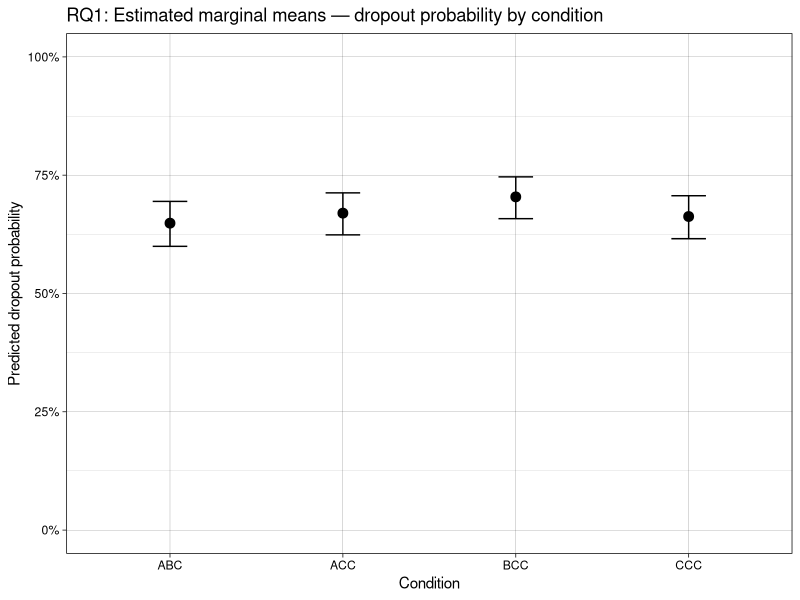
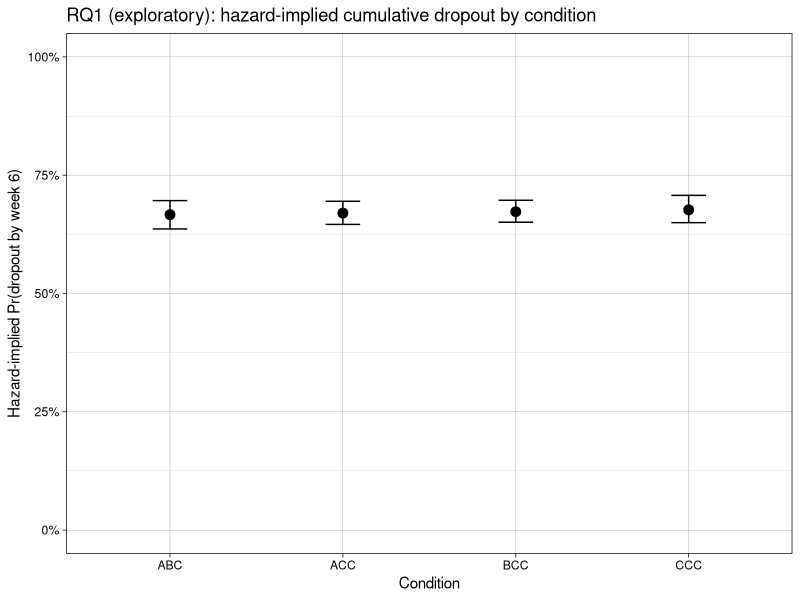
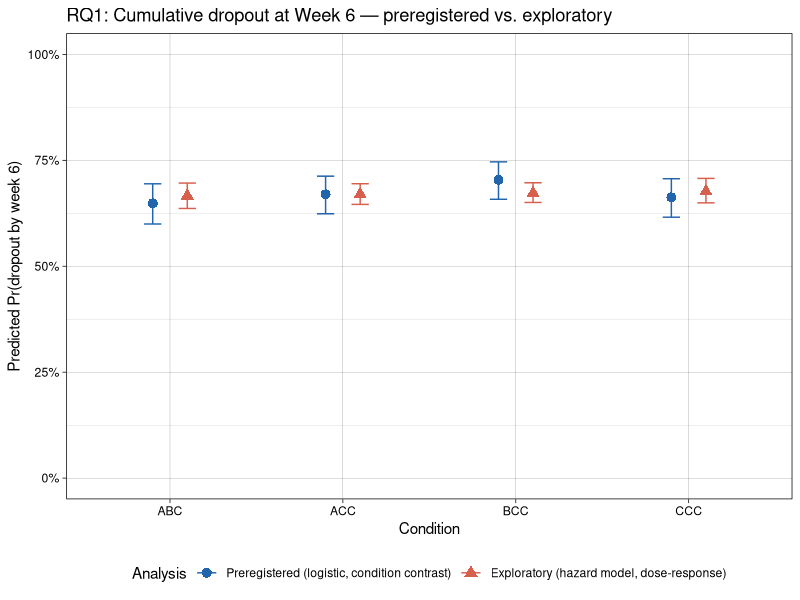
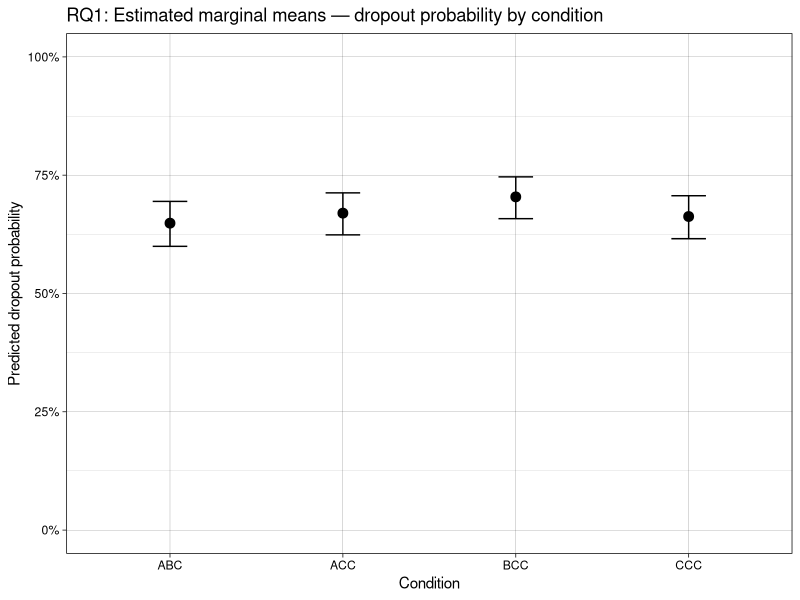
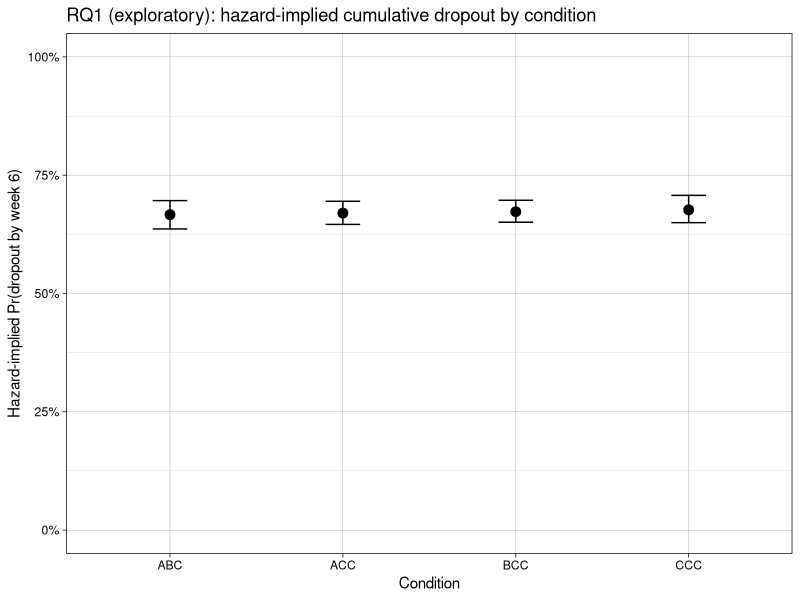
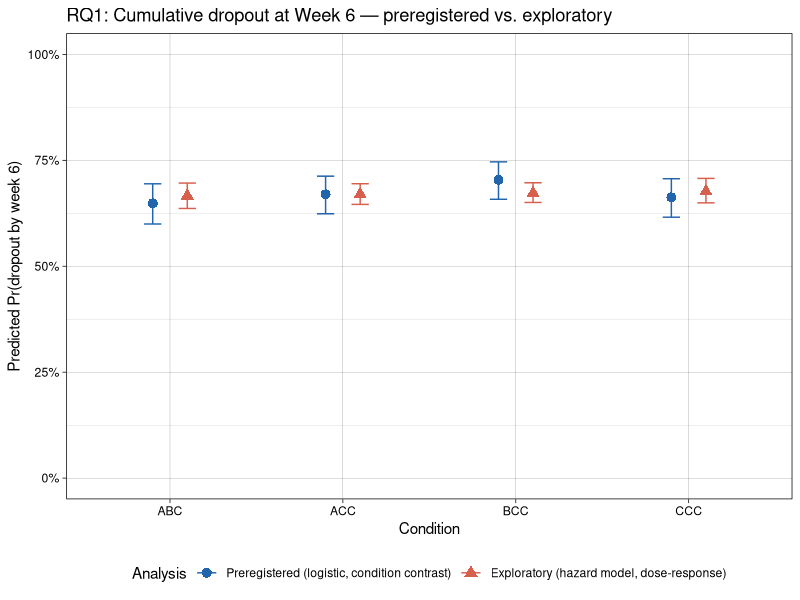

Recreate these plots in R, in order.
## ---- chunk 1

knitr::opts_chunk$set(message = FALSE,
                      warning = FALSE)

## ---- chunk 2

library(tidyverse)
library(broom)
library(emmeans)
library(flextable)
library(officer)
library(lme4)
library(knitr)
library(kableExtra)

dir.create("../reports/")
dir.create("../reports/results_rq1_tolerability/")

## ---- chunk 3

df_rq1 <- read_csv("../data/processed/data_processed_behavioral_data_dropout.csv") %>%
  mutate(condition = relevel(factor(condition), ref = "CCC"))

## ---- chunk 4

df_rq1_summary <- df_rq1 %>%
  group_by(condition) %>%
  summarise(
    n_total    = n(),
    n_dropout  = sum(dropout),
    n_complete = sum(dropout == 0),
    dropout_rate = round(n_dropout / n_total * 100, 1),
    .groups = "drop"
  )

df_rq1_summary |> kable() |> kable_classic()

write_csv(df_rq1_summary, "../reports/results_rq1_tolerability/dropout_summary.csv")

## ---- chunk 5

df_weekly_dropout <- df_rq1 %>%
  filter(dropout == 1) %>%
  count(condition, last_week, name = "n_dropouts") |>
  pivot_wider(names_from = "condition", 
              values_from = "n_dropouts",
              names_prefix = "n_dropouts_")

df_weekly_dropout |> kable() |> kable_classic()

write_csv(df_weekly_dropout, "../reports/results_rq1_tolerability/weekly_dropout_counts.csv")

## ---- chunk 6

model_rq1 <- glm(dropout ~ 1 + condition,
                 data = df_rq1,
                 family = binomial(link = "logit"))

summary(model_rq1)

# Tidy results with odds ratios and 95% CIs
results_rq1 <- tidy(model_rq1, exponentiate = TRUE, conf.int = TRUE) %>%
  mutate(
    OR   = round(estimate, 3),
    CI   = paste0("[", round(conf.low, 3), ", ", round(conf.high, 3), "]"),
    p    = case_when(p.value < .001 ~ "< .001",
                     TRUE           ~ as.character(round(p.value, 3)))
  ) %>%
  select(Predictor = term, OR, `95% CI` = CI, p) 

results_rq1 |> kable() |> kable_classic()

write_csv(results_rq1, "../reports/results_rq1_tolerability/model_rq1_results.csv")

# Model fit
chi_sq  <- model_rq1$null.deviance - model_rq1$deviance
df_diff <- model_rq1$df.null - model_rq1$df.residual
p_fit   <- pchisq(chi_sq, df = df_diff, lower.tail = FALSE)
r2_mcf  <- 1 - (logLik(model_rq1) / logLik(update(model_rq1, . ~ 1)))

cat(sprintf("\nModel fit: χ²(%d) = %.2f, p = %.3f, McFadden R² = %.3f\n",
            df_diff, chi_sq, p_fit, as.numeric(r2_mcf)))

## ---- chunk 7

pairwise_rq1 <- emmeans(model_rq1, ~ condition) %>%
  contrast("pairwise", adjust = "none") %>%
  summary(infer = TRUE, type = "response") %>%
  as_tibble() %>%
  mutate(
    across(where(is.numeric), ~ round(.x, 3)),
    p = case_when(p.value < .001 ~ "< .001",
                  TRUE           ~ as.character(round(p.value, 3)))
  )

pairwise_rq1 |> kable() |> kable_classic()

write_csv(pairwise_rq1, "../reports/results_rq1_tolerability/pairwise_rq1.csv")

## ---- chunk 8

condition_order <- c("ABC", "ACC", "BCC", "CCC")

em_pred_rq1 <- emmeans(model_rq1, ~ condition, type = "response") |>
  summary(infer = TRUE) |>
  as_tibble() |>
  mutate(condition = factor(condition, levels = condition_order)) |>
  arrange(condition)

em_pred_rq1_table <- em_pred_rq1 |>
  mutate(
    `Pr(dropout)` = signif(prob, 3),
    `95% CI`      = paste0("[", signif(asymp.LCL, 3), ", ", signif(asymp.UCL, 3), "]")
  ) |>
  dplyr::select(Condition = condition, `Pr(dropout)`, `95% CI`)

em_pred_rq1_table |> kable() |> kable_classic()

write_csv(em_pred_rq1_table, "../reports/results_rq1_tolerability/emmeans_rq1.csv")

## ---- chunk 9

p_em_rq1 <- ggplot(em_pred_rq1,
                   aes(x = condition, y = prob, ymin = asymp.LCL, ymax = asymp.UCL)) +
  geom_point(size = 3) +
  geom_errorbar(width = 0.2) +
  scale_y_continuous(labels = scales::percent_format(accuracy = 1),
                     limits = c(0, 1)) +
  labs(x = "Condition", y = "Predicted dropout probability",
       title = "RQ1: Estimated marginal means — dropout probability by condition") +
  theme_linedraw()

p_em_rq1

ggsave("../reports/results_rq1_tolerability/emmeans_rq1_plot.png",
       p_em_rq1, width = 5, height = 4, dpi = 150)

## ---- chunk 10

doc <- read_docx() %>%
  body_add_par("RQ1: Logistic Regression — Dropout by Condition", style = "heading 1") %>%
  body_add_flextable(flextable(results_rq1) %>% autofit()) %>%
  body_add_par("", style = "Normal") %>%
  body_add_par("Estimated Marginal Means (predicted dropout probability)", style = "heading 2") %>%
  body_add_flextable(flextable(em_pred_rq1_table) %>% autofit()) %>%
  body_add_par("", style = "Normal") %>%
  body_add_par("Pairwise Comparisons (odds ratios)", style = "heading 2") %>%
  body_add_flextable(flextable(pairwise_rq1 %>%
                                 select(contrast, odds.ratio, SE, asymp.LCL, asymp.UCL, p)) %>%
                       autofit())

print(doc, target = "../reports/results_rq1_tolerability/results_rq1.docx")

## ---- chunk 11

# Person-period dataset: one row per participant × at-risk week.
# Dropout assumed to occur at the start of week (last_week + 1).
# Censored at week 6 if last_week == 6 (no dropout event).
# delay_secs derived from the same rule as Step 5 of data processing.
person_period <- df_rq1 %>%
  mutate(exit_week = if_else(dropout == 1L, last_week + 1L, 6L)) %>%
  rowwise() %>%
  mutate(week = list(seq_len(min(exit_week, 6L)))) %>%
  unnest(week) %>%
  ungroup() %>%
  mutate(
    dropped_out = as.integer(week == exit_week & dropout == 1L),
    delay_secs  = case_when(
      condition == "CCC"                  ~ 10,
      condition == "ABC" & week <= 2      ~ 3,
      condition == "ABC" & week <= 4      ~ 6,
      condition == "ABC"                  ~ 10,
      condition == "ACC" & week <= 2      ~ 3,
      condition == "ACC"                  ~ 10,
      condition == "BCC" & week <= 2      ~ 6,
      condition == "BCC"                  ~ 10
    )
  )

cat("Person-periods:", nrow(person_period),
    "\nDropout events:", sum(person_period$dropped_out), "\n")
cat("Dropouts by week (should be 0 in week 1 by construction):\n")
person_period |>
  group_by(week) |>
  summarise(n_dropped = sum(dropped_out)) |>
  kable() |> kable_classic()

# Drop week 1: by construction it has zero dropout events (earliest possible
# exit_week is 2 because last_week >= 1 for anyone with data). Including it
# causes separation — the intercept is fit at -Inf and the week dummies blow
# up to compensate.
m_hazard <- glm(
  dropped_out ~ delay_secs + factor(week),
  family = binomial(link = "logit"),
  data   = filter(person_period, week >= 2)
)
summary(m_hazard)

# signif() rounds to N significant figures (round() rounds to N decimal
# places, which is useless for very large or very small numbers).
results_hazard <- tidy(m_hazard, exponentiate = TRUE, conf.int = TRUE) %>%
  mutate(
    OR = round(estimate, 3),
    CI = paste0("[", round(conf.low, 3), ", ", round(conf.high, 3), "]"),
    p  = case_when(p.value < .001 ~ "< .001",
                   TRUE           ~ as.character(round(p.value, 3)))
  ) %>%
  dplyr::select(Predictor = term, OR, `95% CI` = CI, p)

results_hazard |> kable() |> kable_classic()

write_csv(results_hazard, "../reports/results_rq1_tolerability/hazard_model_results.csv")

# Descriptive: weekly dropout rates (n_dropped / n_at_risk) per delay dose
hazard_by_dose <- person_period %>%
  group_by(delay_secs, week) %>%
  summarise(
    n_at_risk  = n(),
    n_dropped  = sum(dropped_out),
    hazard_pct = round(n_dropped / n_at_risk * 100, 1),
    .groups = "drop"
  )

hazard_by_dose |> kable() |> kable_classic()

write_csv(hazard_by_dose, "../reports/results_rq1_tolerability/weekly_hazard_by_dose.csv")

# Predicted dropout probability per delay dose (emmeans).
# The model is additive in delay_secs (no dose × week interaction), so the
# OR per second is constant; what varies usefully across doses is the
# absolute predicted weekly hazard. emmeans averages across the week
# dummies to give a marginal predicted probability at each delay level.
em_hazard_by_dose <- emmeans(
  m_hazard, ~ delay_secs,
  at   = list(delay_secs = c(3, 6, 10)),
  type = "response"
) |>
  summary(infer = TRUE) |>
  as_tibble() |>
  mutate(
    `Pr(dropout)` = signif(prob, 3),
    `95% CI`      = paste0("[", signif(asymp.LCL, 3), ", ",
                                signif(asymp.UCL, 3), "]")
  ) |>
  dplyr::select(`Delay (s)` = delay_secs, `Pr(dropout)`, `95% CI`)

em_hazard_by_dose |> kable() |> kable_classic()
write_csv(em_hazard_by_dose,
          "../reports/results_rq1_tolerability/hazard_by_dose_emmeans.csv")

## ---- chunk 12

# Each condition's delay schedule across the at-risk weeks (2..6).
condition_schedule <- tribble(
  ~condition, ~week, ~delay_secs,
  "ABC", 2,  3, "ABC", 3,  6, "ABC", 4,  6, "ABC", 5, 10, "ABC", 6, 10,
  "ACC", 2,  3, "ACC", 3, 10, "ACC", 4, 10, "ACC", 5, 10, "ACC", 6, 10,
  "BCC", 2,  6, "BCC", 3, 10, "BCC", 4, 10, "BCC", 5, 10, "BCC", 6, 10,
  "CCC", 2, 10, "CCC", 3, 10, "CCC", 4, 10, "CCC", 5, 10, "CCC", 6, 10
) |>
  mutate(week = factor(week, levels = 2:6))

# Design matrix in the model's parameterisation.
mm <- model.matrix(formula(m_hazard)[-2], data = condition_schedule)

# Point estimates: predicted per-week hazard → cumulative dropout per condition.
beta_hat <- coef(m_hazard)
condition_schedule$hazard <- plogis(as.numeric(mm %*% beta_hat))

cum_point <- condition_schedule |>
  group_by(condition) |>
  summarise(prob = 1 - prod(1 - hazard), .groups = "drop")

# Parametric bootstrap CIs (delta method awkward through the chained product).
set.seed(42)
n_sim     <- 2000
beta_sim  <- MASS::mvrnorm(n_sim, mu = beta_hat, Sigma = vcov(m_hazard))
cum_boot  <- apply(beta_sim, 1, function(b) {
  h <- plogis(as.numeric(mm %*% b))
  tapply(h, condition_schedule$condition, function(hs) 1 - prod(1 - hs))
})
ci <- t(apply(cum_boot, 1, quantile, probs = c(0.025, 0.975)))

em_hazard_by_condition <- tibble(
  condition = rownames(ci),
  prob      = cum_point$prob[match(condition, cum_point$condition)],
  ci_lower  = ci[, 1],
  ci_upper  = ci[, 2]
) |>
  mutate(condition = factor(condition, levels = condition_order)) |>
  arrange(condition)

em_hazard_by_condition_table <- em_hazard_by_condition |>
  mutate(
    `Pr(dropout)` = signif(prob, 3),
    `95% CI`      = paste0("[", signif(ci_lower, 3), ", ",
                                signif(ci_upper, 3), "]")
  ) |>
  dplyr::select(Condition = condition, `Pr(dropout)`, `95% CI`)

em_hazard_by_condition_table |> kable() |> kable_classic()

write_csv(em_hazard_by_condition_table,
          "../reports/results_rq1_tolerability/hazard_by_condition_emmeans.csv")

# Standalone plot in the same style as the preregistered EMM plot.
p_hazard_by_condition <- ggplot(em_hazard_by_condition,
  aes(x = condition, y = prob, ymin = ci_lower, ymax = ci_upper)) +
  geom_point(size = 3) +
  geom_errorbar(width = 0.2) +
  scale_y_continuous(labels = scales::percent_format(accuracy = 1),
                     limits = c(0, 1)) +
  labs(x = "Condition", y = "Hazard-implied Pr(dropout by week 6)",
       title = "RQ1 (exploratory): hazard-implied cumulative dropout by condition") +
  theme_linedraw()

p_hazard_by_condition

ggsave("../reports/results_rq1_tolerability/hazard_by_condition_plot.png",
       p_hazard_by_condition, width = 5, height = 4, dpi = 150)

## ---- chunk 13

dropout_combined <- bind_rows(
  em_pred_rq1 |>
    mutate(
      condition = factor(condition, levels = condition_order),
      estimate  = prob,
      lower     = asymp.LCL,
      upper     = asymp.UCL,
      Analysis  = "Preregistered (logistic, condition contrast)"
    ),
  em_hazard_by_condition |>
    mutate(
      estimate = prob,
      lower    = ci_lower,
      upper    = ci_upper,
      Analysis = "Exploratory (hazard model, dose-response)"
    )
) |>
  mutate(Analysis = factor(Analysis,
                           levels = c("Preregistered (logistic, condition contrast)",
                                      "Exploratory (hazard model, dose-response)")))

p_dropout_combined <- ggplot(dropout_combined,
  aes(x = condition, y = estimate, ymin = lower, ymax = upper,
      colour = Analysis, shape = Analysis, group = Analysis)) +
  geom_point(size = 3, position = position_dodge(0.4)) +
  geom_errorbar(width = 0.2, position = position_dodge(0.4)) +
  scale_y_continuous(labels = scales::percent_format(accuracy = 1),
                     limits = c(0, 1)) +
  scale_colour_manual(values = c("Preregistered (logistic, condition contrast)"   = "#2166ac",
                                 "Exploratory (hazard model, dose-response)"  = "#d6604d")) +
  scale_shape_manual(values  = c("Preregistered (logistic, condition contrast)"   = 16,
                                 "Exploratory (hazard model, dose-response)"  = 17)) +
  labs(x = "Condition", y = "Predicted Pr(dropout by week 6)",
       title = "RQ1: Cumulative dropout at Week 6 — preregistered vs. exploratory",
       colour = "Analysis", shape = "Analysis") +
  theme_linedraw() +
  theme(legend.position = "bottom")

p_dropout_combined

ggsave("../reports/results_rq1_tolerability/combined_emm_dropout.png",
       p_dropout_combined, width = 6, height = 5, dpi = 150)

## ---- chunk 14
sessionInfo()
